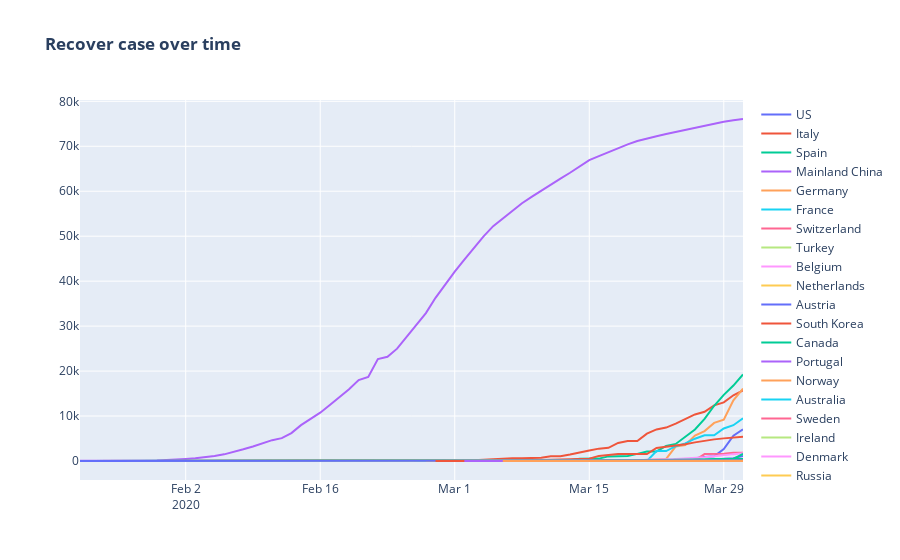

The notebook cell this image was saved under:
### Code cell
fig = go.Figure()
for i in top_confirm.index:
    fig.add_trace(go.Line(x=all_df[(all_df['Country']==i)].groupby('ObservationDate').sum().index, 
                          y=all_df[(all_df['Country']==i)].groupby('ObservationDate').sum()['Recovered'],name=i))
fig.update_layout(
    title="<b>Recover case over time <b> ")

fig.show()
